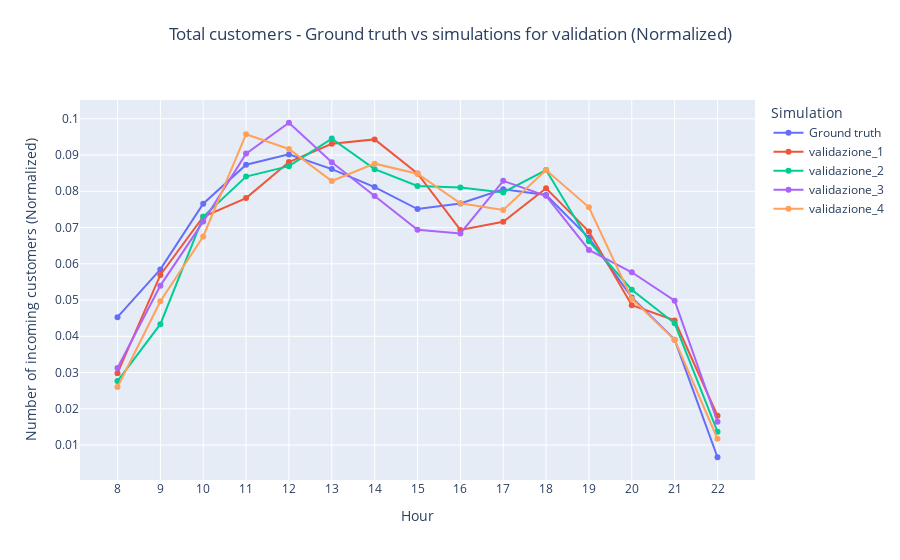

Notebook cell for this chart:
### Markdown cell above
## Validazione

### Code cell
# Validazione

normalize = True

fig =  go.Figure()
fig = add_ground_truth(fig, df_arrivals, normalize=normalize)
fig = add_simulation_to_plot(fig, df_simulations, 'validazione_1', "Total_customers", normalize=normalize)
fig = add_simulation_to_plot(fig, df_simulations, 'validazione_2', "Total_customers", normalize=normalize)
fig = add_simulation_to_plot(fig, df_simulations, 'validazione_3', "Total_customers", normalize=normalize)
fig = add_simulation_to_plot(fig, df_simulations, 'validazione_4', "Total_customers", normalize=normalize)
fig = decorate_figure(fig,
    title="Total customers - Ground truth vs simulations for validation",
    y_axis_title="Number of incoming customers",
    normalize=normalize)
fig.show()
fig.write_image("doc/report/images/results/total_customers_validation.png", scale=IMAGE_SCALE)

### Figure 1 — Plotly figure (JSON) as saved in the notebook; plotly's stock layout.template omitted (floating-point values rounded to 4 significant figures)
{"data": [{"mode": "lines+markers", "name": "Ground truth", "type": "scatter", "x": [8, 9, 10, 11, 12, 13, 14, 15, 16, 17, 18, 19, 20, 21, 22], "y": [0.04527, 0.05846, 0.07659, 0.08733, 0.09018, 0.08612, 0.08115, 0.07511, 0.07664, 0.08055, 0.079, 0.06716, 0.05072, 0.03907, 0.006633]}, {"mode": "lines+markers", "name": "validazione_1", "type": "scatter", "x": [8, 9, 10, 11, 12, 13, 14, 15, 16, 17, 18, 19, 20, 21, 22], "y": [0.02983, 0.05692, 0.07297, 0.07812, 0.08808, 0.09312, 0.09431, 0.08491, 0.06935, 0.0716, 0.08083, 0.06891, 0.04857, 0.04439, 0.01808]}, {"mode": "lines+markers", "name": "validazione_2", "type": "scatter", "x": [8, 9, 10, 11, 12, 13, 14, 15, 16, 17, 18, 19, 20, 21, 22], "y": [0.02765, 0.04334, 0.07295, 0.08405, 0.08694, 0.09453, 0.08611, 0.08148, 0.08106, 0.07967, 0.08586, 0.06624, 0.05284, 0.04358, 0.01369]}, {"mode": "lines+markers", "name": "validazione_3", "type": "scatter", "x": [8, 9, 10, 11, 12, 13, 14, 15, 16, 17, 18, 19, 20, 21, 22], "y": [0.03127, 0.05398, 0.07163, 0.09039, 0.09891, 0.08803, 0.07869, 0.06937, 0.06837, 0.08288, 0.07875, 0.06383, 0.05766, 0.04982, 0.01641]}, {"mode": "lines+markers", "name": "validazione_4", "type": "scatter", "x": [8, 9, 10, 11, 12, 13, 14, 15, 16, 17, 18, 19, 20, 21, 22], "y": [0.02598, 0.04966, 0.06755, 0.09575, 0.09168, 0.08283, 0.08762, 0.08485, 0.07667, 0.07483, 0.08586, 0.0756, 0.05037, 0.03904, 0.01174]}], "layout": {"legend": {"title": {"text": "Simulation"}}, "title": {"text": "Total customers - Ground truth vs simulations for validation (Normalized)", "x": 0.5, "xanchor": "center", "y": 0.95, "yanchor": "top"}, "xaxis": {"dtick": 1, "tick0": 0, "tickmode": "linear", "title": {"text": "Hour"}}, "yaxis": {"dtick": 0.01, "tick0": 0, "tickmode": "linear", "title": {"text": "Number of incoming customers (Normalized)"}}}}
